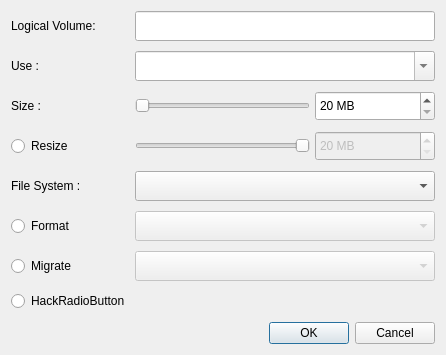
<?xml version="1.0" encoding="UTF-8"?>
<ui version="4.0">
 <class>LogicalVolumeWidget</class>
 <widget class="QWidget" name="LogicalVolumeWidget">
  <property name="geometry">
   <rect>
    <x>0</x>
    <y>0</y>
    <width>440</width>
    <height>355</height>
   </rect>
  </property>
  <layout class="QGridLayout" name="gridLayout">
   <property name="horizontalSpacing">
    <number>5</number>
   </property>
   <property name="verticalSpacing">
    <number>10</number>
   </property>
   <item row="0" column="0">
    <widget class="QLabel" name="label">
     <property name="text">
      <string>Logical Volume:</string>
     </property>
    </widget>
   </item>
   <item row="0" column="1" colspan="2">
    <widget class="QLineEdit" name="name">
     <property name="minimumSize">
      <size>
       <width>0</width>
       <height>30</height>
      </size>
     </property>
    </widget>
   </item>
   <item row="1" column="0">
    <widget class="QLabel" name="label_2">
     <property name="font">
      <font/>
     </property>
     <property name="text">
      <string>Use :</string>
     </property>
    </widget>
   </item>
   <item row="1" column="1" colspan="2">
    <widget class="QComboBox" name="mountpointMenu">
     <property name="minimumSize">
      <size>
       <width>300</width>
       <height>30</height>
      </size>
     </property>
     <property name="styleSheet">
      <string notr="true">	color: #333333;  </string>
     </property>
     <property name="editable">
      <bool>true</bool>
     </property>
     <item>
      <property name="text">
       <string/>
      </property>
     </item>
    </widget>
   </item>
   <item row="2" column="0">
    <widget class="QLabel" name="sizeLabel">
     <property name="font">
      <font/>
     </property>
     <property name="text">
      <string>Size :</string>
     </property>
    </widget>
   </item>
   <item row="2" column="1">
    <widget class="QSlider" name="sizeSlider">
     <property name="styleSheet">
      <string notr="true"/>
     </property>
     <property name="orientation">
      <enum>Qt::Horizontal</enum>
     </property>
    </widget>
   </item>
   <item row="2" column="2">
    <widget class="QSpinBox" name="sizeSpin">
     <property name="sizePolicy">
      <sizepolicy hsizetype="Preferred" vsizetype="Fixed">
       <horstretch>0</horstretch>
       <verstretch>0</verstretch>
      </sizepolicy>
     </property>
     <property name="minimumSize">
      <size>
       <width>120</width>
       <height>30</height>
      </size>
     </property>
     <property name="suffix">
      <string> MB</string>
     </property>
     <property name="minimum">
      <number>20</number>
     </property>
     <property name="maximum">
      <number>100</number>
     </property>
     <property name="singleStep">
      <number>50</number>
     </property>
     <property name="value">
      <number>20</number>
     </property>
    </widget>
   </item>
   <item row="3" column="0">
    <widget class="QRadioButton" name="resizeRadio">
     <property name="text">
      <string>Resize</string>
     </property>
    </widget>
   </item>
   <item row="3" column="1">
    <widget class="QSlider" name="resizeSlider">
     <property name="enabled">
      <bool>false</bool>
     </property>
     <property name="layoutDirection">
      <enum>Qt::RightToLeft</enum>
     </property>
     <property name="styleSheet">
      <string notr="true"/>
     </property>
     <property name="orientation">
      <enum>Qt::Horizontal</enum>
     </property>
    </widget>
   </item>
   <item row="3" column="2">
    <widget class="QSpinBox" name="resizeSpin">
     <property name="enabled">
      <bool>false</bool>
     </property>
     <property name="sizePolicy">
      <sizepolicy hsizetype="Preferred" vsizetype="Fixed">
       <horstretch>0</horstretch>
       <verstretch>0</verstretch>
      </sizepolicy>
     </property>
     <property name="minimumSize">
      <size>
       <width>120</width>
       <height>30</height>
      </size>
     </property>
     <property name="suffix">
      <string> MB</string>
     </property>
     <property name="minimum">
      <number>20</number>
     </property>
     <property name="maximum">
      <number>100</number>
     </property>
     <property name="singleStep">
      <number>50</number>
     </property>
     <property name="value">
      <number>20</number>
     </property>
    </widget>
   </item>
   <item row="4" column="0">
    <widget class="QLabel" name="filesystemLabel">
     <property name="font">
      <font/>
     </property>
     <property name="text">
      <string>File System :</string>
     </property>
    </widget>
   </item>
   <item row="4" column="1" colspan="2">
    <widget class="QComboBox" name="filesystemMenu">
     <property name="minimumSize">
      <size>
       <width>0</width>
       <height>30</height>
      </size>
     </property>
    </widget>
   </item>
   <item row="5" column="0">
    <widget class="QRadioButton" name="formatRadio">
     <property name="text">
      <string>Format</string>
     </property>
    </widget>
   </item>
   <item row="5" column="1" colspan="2">
    <widget class="QComboBox" name="formatCombo">
     <property name="enabled">
      <bool>false</bool>
     </property>
     <property name="minimumSize">
      <size>
       <width>0</width>
       <height>30</height>
      </size>
     </property>
    </widget>
   </item>
   <item row="6" column="0">
    <widget class="QRadioButton" name="migrateRadio">
     <property name="text">
      <string>Migrate</string>
     </property>
    </widget>
   </item>
   <item row="6" column="1" colspan="2">
    <widget class="QComboBox" name="migrateCombo">
     <property name="enabled">
      <bool>false</bool>
     </property>
     <property name="minimumSize">
      <size>
       <width>0</width>
       <height>30</height>
      </size>
     </property>
    </widget>
   </item>
   <item row="8" column="0" colspan="3">
    <spacer name="verticalSpacer">
     <property name="orientation">
      <enum>Qt::Vertical</enum>
     </property>
     <property name="sizeHint" stdset="0">
      <size>
       <width>20</width>
       <height>40</height>
      </size>
     </property>
    </spacer>
   </item>
   <item row="9" column="0" colspan="3">
    <widget class="QDialogButtonBox" name="buttonBox">
     <property name="standardButtons">
      <set>QDialogButtonBox::Cancel|QDialogButtonBox::Ok</set>
     </property>
    </widget>
   </item>
   <item row="7" column="0">
    <widget class="QRadioButton" name="radioButton">
     <property name="text">
      <string notr="true">HackRadioButton</string>
     </property>
    </widget>
   </item>
  </layout>
 </widget>
 <resources/>
 <connections>
  <connection>
   <sender>resizeRadio</sender>
   <signal>toggled(bool)</signal>
   <receiver>resizeSlider</receiver>
   <slot>setEnabled(bool)</slot>
   <hints>
    <hint type="sourcelabel">
     <x>52</x>
     <y>97</y>
    </hint>
    <hint type="destinationlabel">
     <x>205</x>
     <y>97</y>
    </hint>
   </hints>
  </connection>
  <connection>
   <sender>resizeSlider</sender>
   <signal>valueChanged(int)</signal>
   <receiver>resizeSpin</receiver>
   <slot>setValue(int)</slot>
   <hints>
    <hint type="sourcelabel">
     <x>205</x>
     <y>96</y>
    </hint>
    <hint type="destinationlabel">
     <x>370</x>
     <y>96</y>
    </hint>
   </hints>
  </connection>
  <connection>
   <sender>resizeSpin</sender>
   <signal>valueChanged(int)</signal>
   <receiver>resizeSlider</receiver>
   <slot>setValue(int)</slot>
   <hints>
    <hint type="sourcelabel">
     <x>370</x>
     <y>96</y>
    </hint>
    <hint type="destinationlabel">
     <x>205</x>
     <y>96</y>
    </hint>
   </hints>
  </connection>
  <connection>
   <sender>sizeSlider</sender>
   <signal>valueChanged(int)</signal>
   <receiver>sizeSpin</receiver>
   <slot>setValue(int)</slot>
   <hints>
    <hint type="sourcelabel">
     <x>205</x>
     <y>69</y>
    </hint>
    <hint type="destinationlabel">
     <x>370</x>
     <y>69</y>
    </hint>
   </hints>
  </connection>
  <connection>
   <sender>sizeSpin</sender>
   <signal>valueChanged(int)</signal>
   <receiver>sizeSlider</receiver>
   <slot>setValue(int)</slot>
   <hints>
    <hint type="sourcelabel">
     <x>370</x>
     <y>69</y>
    </hint>
    <hint type="destinationlabel">
     <x>205</x>
     <y>69</y>
    </hint>
   </hints>
  </connection>
  <connection>
   <sender>resizeRadio</sender>
   <signal>toggled(bool)</signal>
   <receiver>resizeSpin</receiver>
   <slot>setEnabled(bool)</slot>
   <hints>
    <hint type="sourcelabel">
     <x>51</x>
     <y>96</y>
    </hint>
    <hint type="destinationlabel">
     <x>370</x>
     <y>96</y>
    </hint>
   </hints>
  </connection>
  <connection>
   <sender>formatRadio</sender>
   <signal>toggled(bool)</signal>
   <receiver>formatCombo</receiver>
   <slot>setEnabled(bool)</slot>
   <hints>
    <hint type="sourcelabel">
     <x>51</x>
     <y>151</y>
    </hint>
    <hint type="destinationlabel">
     <x>267</x>
     <y>151</y>
    </hint>
   </hints>
  </connection>
  <connection>
   <sender>migrateRadio</sender>
   <signal>toggled(bool)</signal>
   <receiver>migrateCombo</receiver>
   <slot>setEnabled(bool)</slot>
   <hints>
    <hint type="sourcelabel">
     <x>51</x>
     <y>179</y>
    </hint>
    <hint type="destinationlabel">
     <x>267</x>
     <y>179</y>
    </hint>
   </hints>
  </connection>
 </connections>
</ui>
